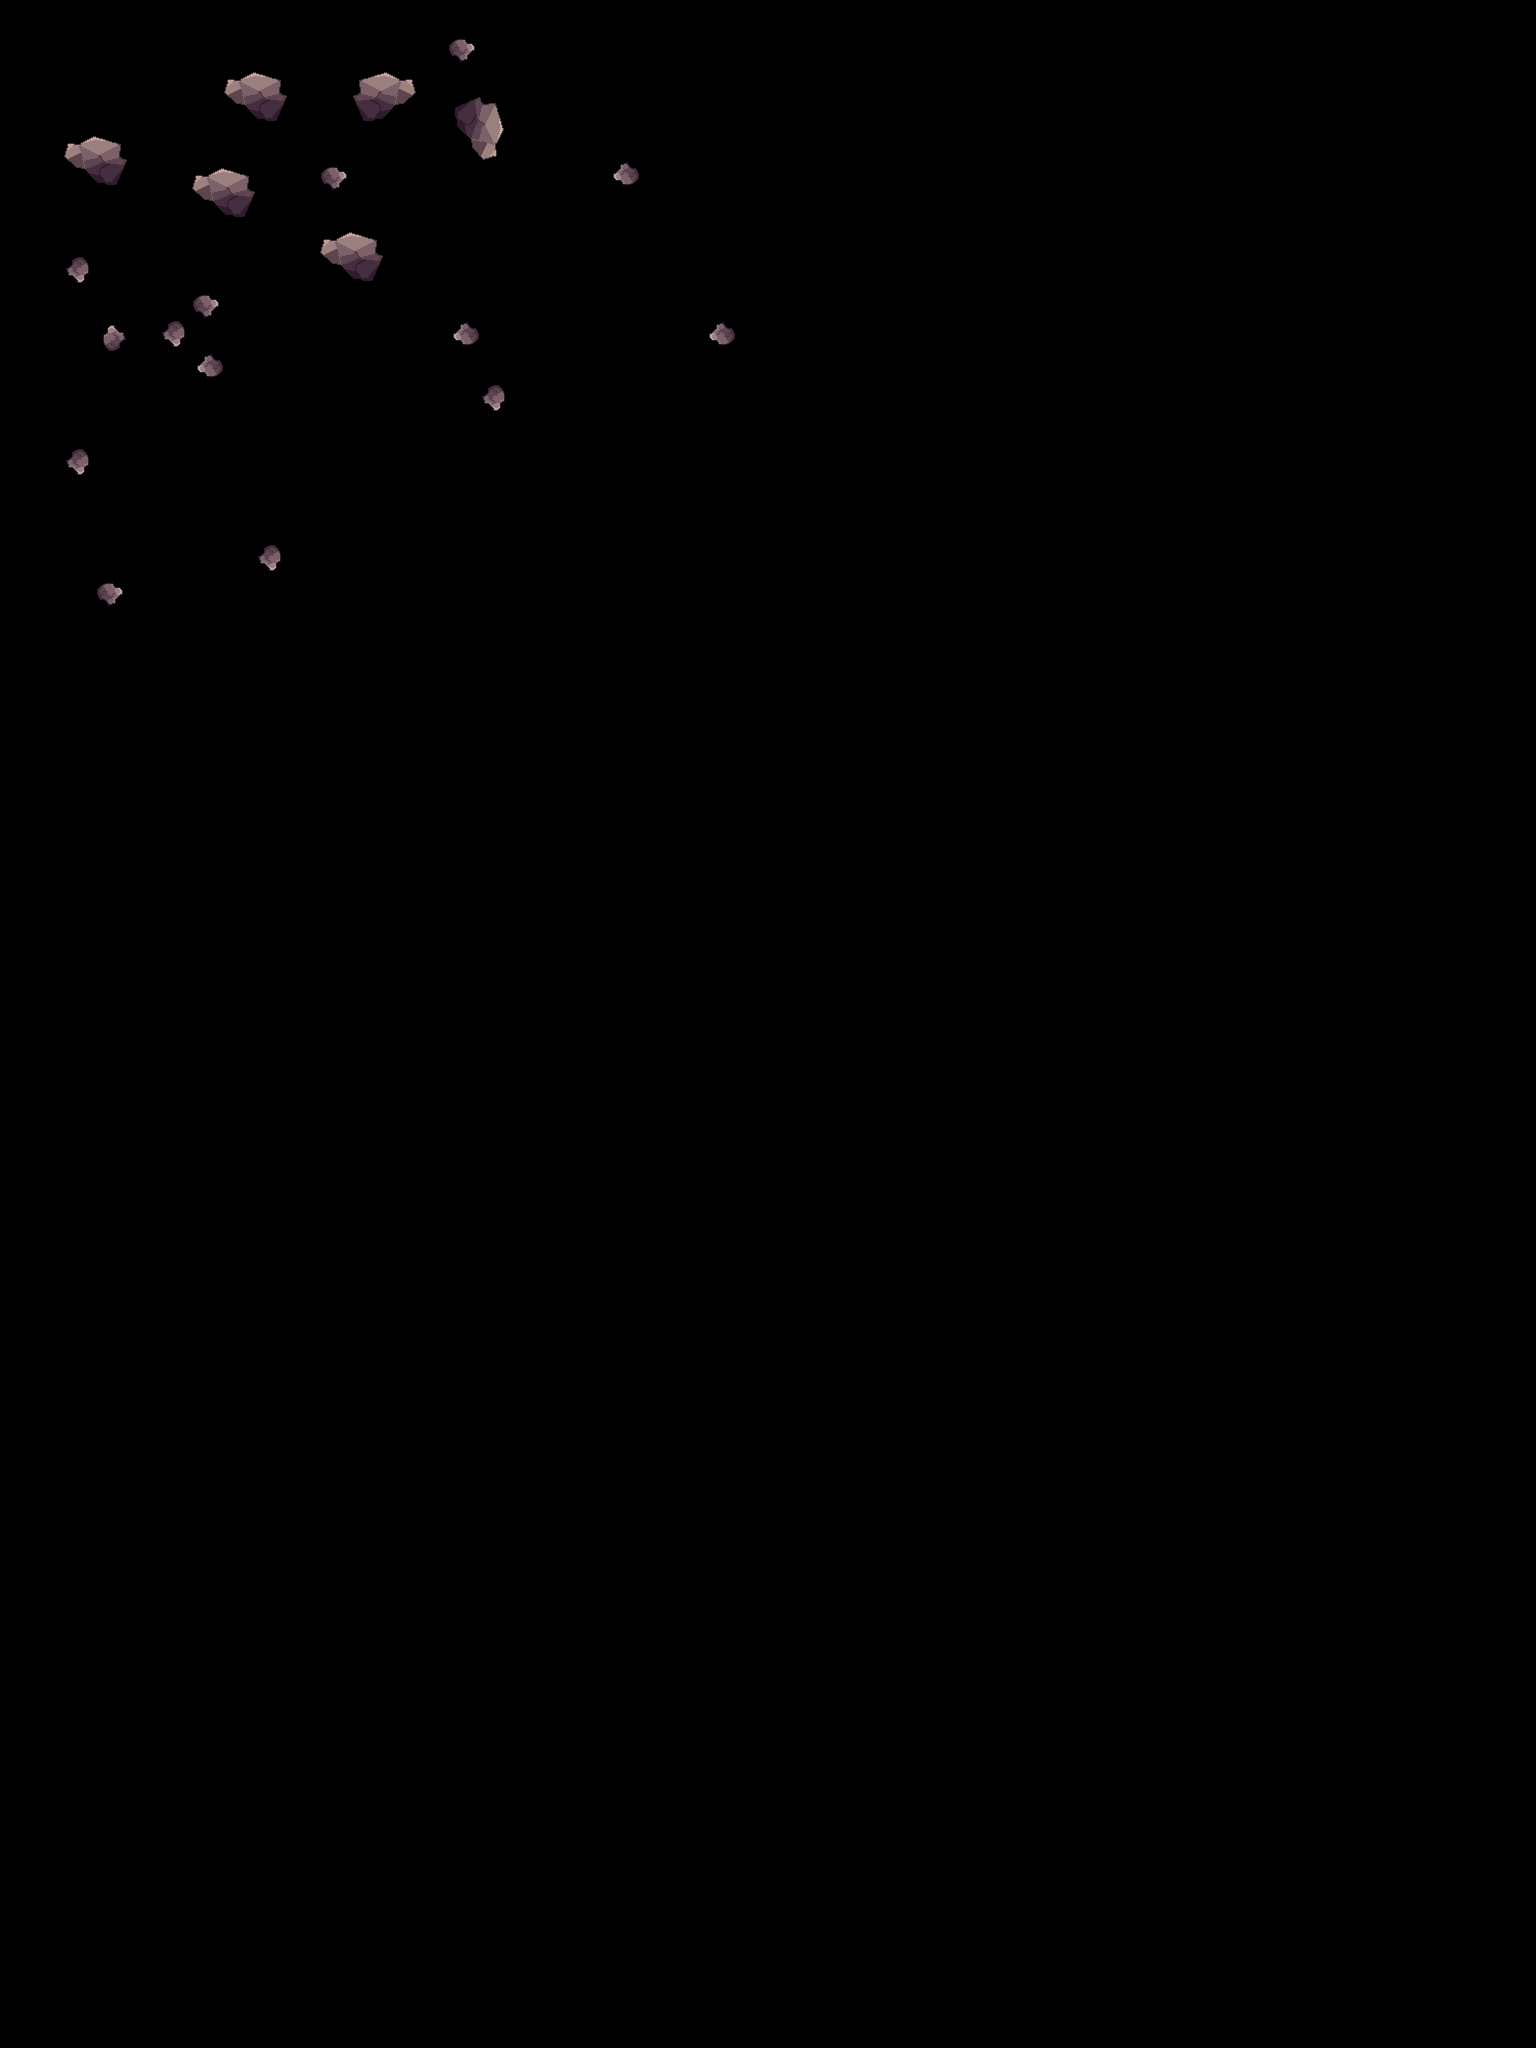

A 2D game scene composited from a Tiled map and its tileset images. What follows is a short description and the map's XML, with each tile layer's data collapsed to a summary:
An orthogonal 48x64 tile map with 32x32 px tiles, 2 tile layers (Background, Objects), 2 tilesets and 5 objects (3x Rock, Player, Enemy).

<map version="1.9" tiledversion="1.9.0" orientation="orthogonal" renderorder="right-down" width="48" height="64" tilewidth="32" tileheight="32" infinite="0" nextlayerid="5" nextobjectid="6">
 <editorsettings>
  <export target="test..lua" format="lua" />
 </editorsettings>
 <tileset firstgid="1" name="space-crap" tilewidth="32" tileheight="32" tilecount="4" columns="2">
  <image source="smaller rocks 2x2.png" width="64" height="64" />
 </tileset>
 <tileset firstgid="6" name="ROck" tilewidth="32" tileheight="32" tilecount="4" columns="2">
  <image source="big rock.png" width="64" height="64" />
 </tileset>
 <layer id="1" name="Background" width="48" height="64" opacity="0.9">
  <data>[3072 cells, 3072 non-empty, 1 distinct tile ids]</data>
 </layer>
 <layer id="2" name="Objects" width="48" height="64">
  <data>[3072 cells, 38 non-empty, 5 distinct tile ids]</data>
 </layer>
 <objectgroup id="4" name="Colliders">
  <object id="3" name="Rock" x="64" y="136" width="64" height="48" />
  <object id="4" name="Rock" x="192" y="168" width="64" height="48" />
  <object id="5" name="Rock" x="224" y="80">
   <polygon points="0,0 16,0 32,-8 56,0 56,16 64,16 48,40 32,40 24,24 8,24 0,16" />
  </object>
 </objectgroup>
 <objectgroup id="3" name="Sprites">
  <object id="1" name="Player" x="56" y="40">
   <point />
  </object>
  <object id="2" name="Enemy" x="208" y="128">
   <point />
  </object>
 </objectgroup>
</map>
